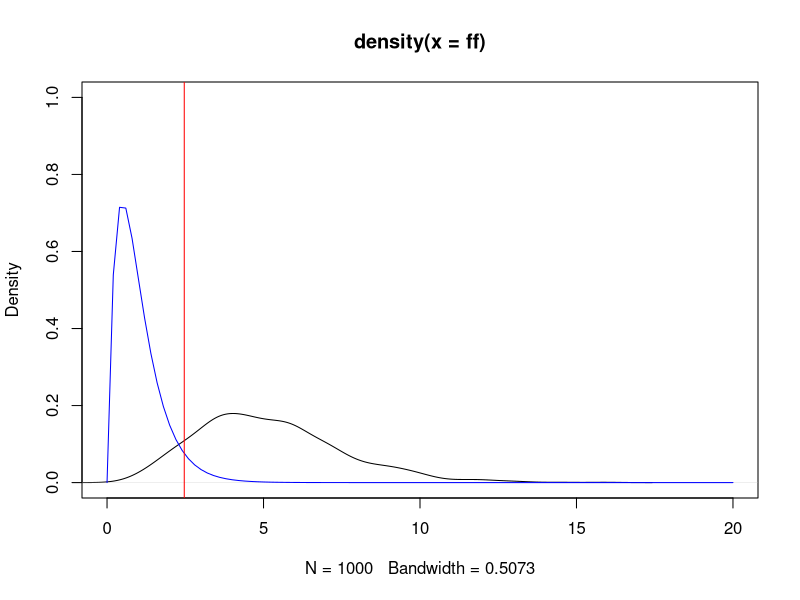
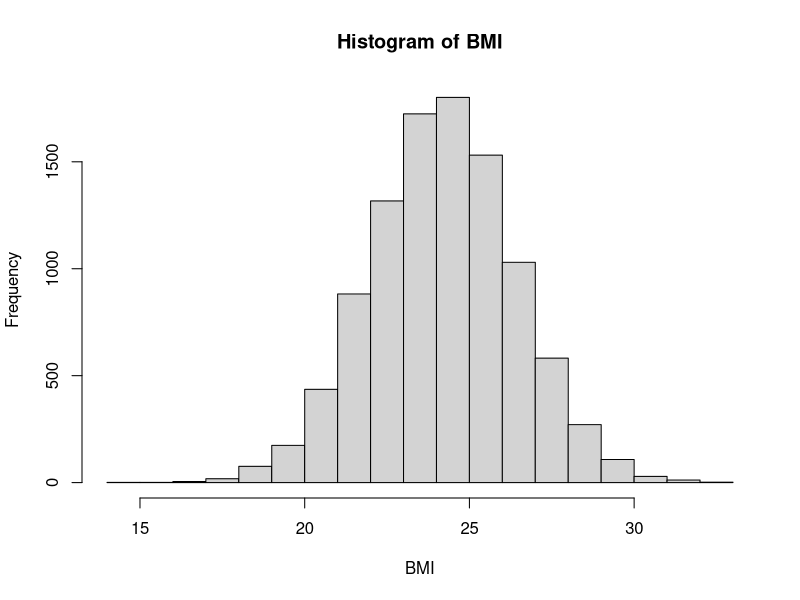
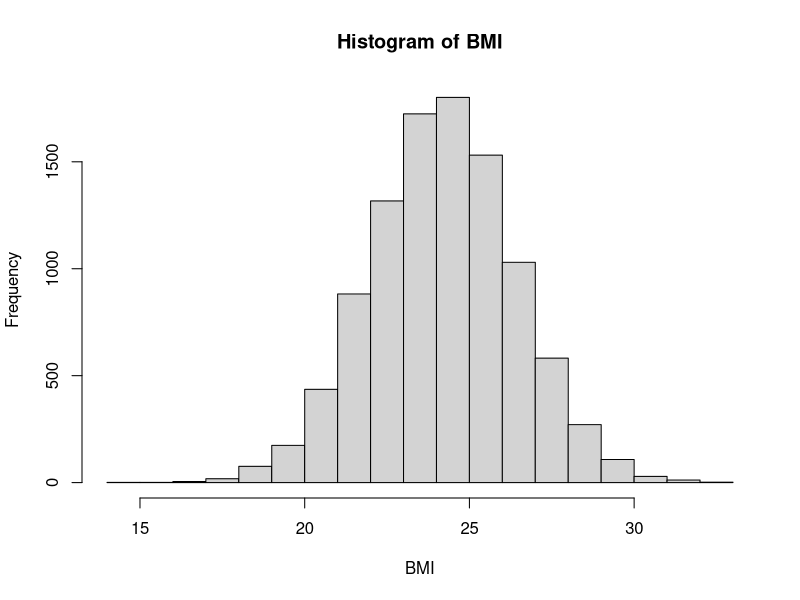
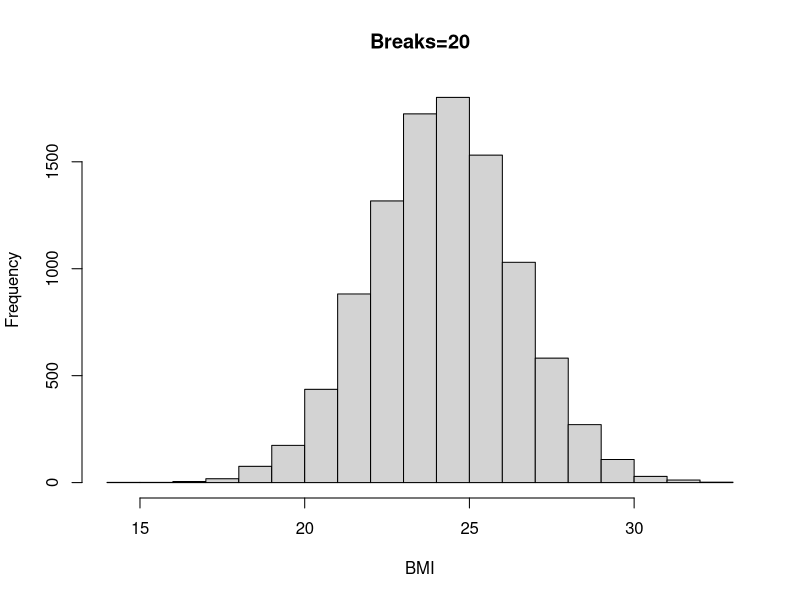
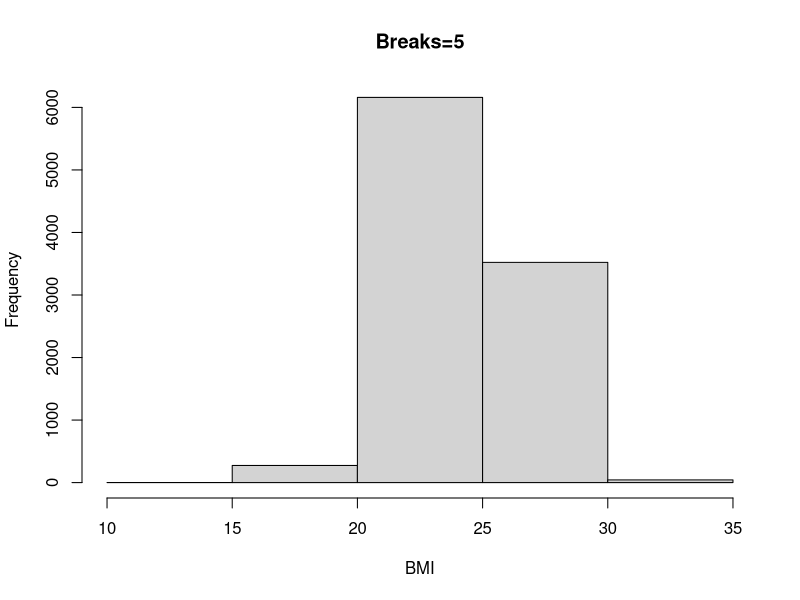
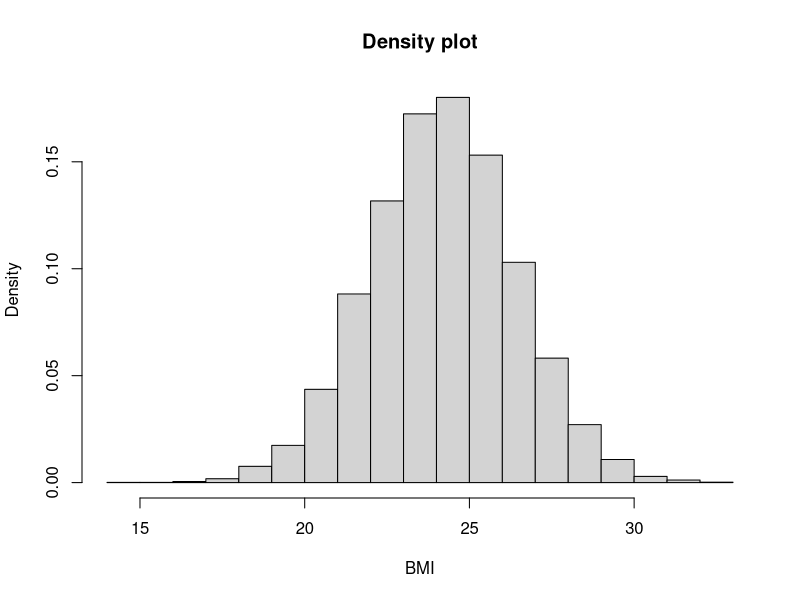
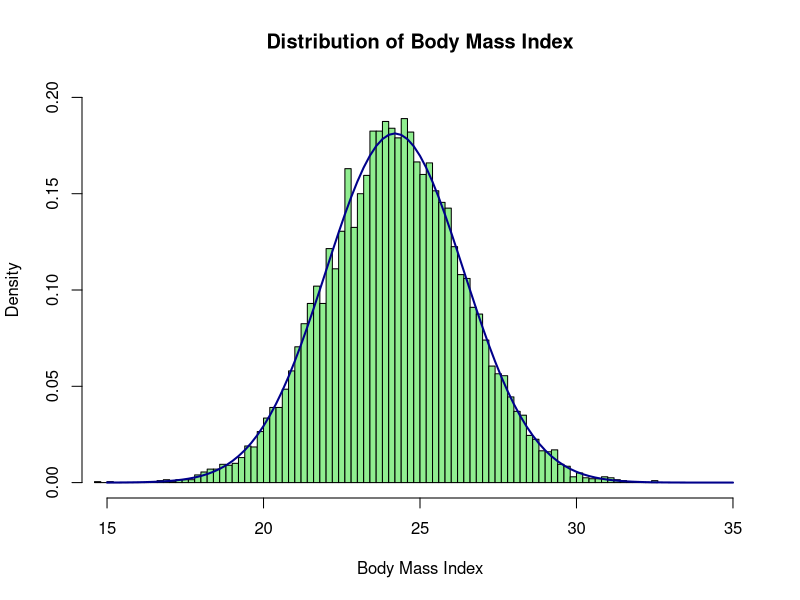

Source code (R) for these figures, in order:
Fstat <- function(){

    g1 <- rnorm(20,10,4)
    g2 <- rnorm(20,10,4)
    g3 <- rnorm(20,10,4)
    g4 <- rnorm(20,14,4)
    g5 <- rnorm(20,10,4)
    mse <- (var(g1)+var(g2)+var(g3)+var(g4)+var(g5))/5
    M <- (mean(g1)+mean(g2)+mean(g3)+mean(g4)+mean(g5))/5
    msb <- ((((mean(g1)-M)^2)+((mean(g2)-M)^2)+((mean(g3)-M)^2)+((mean(g4)-M)^2)+((mean(g5)-M)^2))/4)*20
    return( msb/mse)
}
# plot a histogram of F statistics and superimpose F distribution (4,72)
ff<-replicate(1000,Fstat())
dd<-qf(0.95,4,95)
x <- seq(0,6,0.01)
#hist(ff,freq=FALSE, ylim=ylim,xlim=c(0,6),breaks=100)
plot(density(ff),ylim=c(0,1.0),xlim=c(0,20))
curve(df(x,4,95),add=T,col="blue")
abline(v=dd,col="red")

p<-ff>dd
sum(p)

BMI<-rnorm(n=10000, m=24.2, sd=2.2) 
hist(BMI)

histinfo<-hist(BMI)
histinfo

hist(BMI, breaks=20, main="Breaks=20")
hist(BMI, breaks=5, main="Breaks=5")

hist(BMI, freq=FALSE, main="Density plot")

hist(BMI, freq=FALSE, xlab="Body Mass Index", main="Distribution of Body Mass Index", col="lightgreen", xlim=c(15,35),  ylim=c(0, .20),breaks=100)
curve(dnorm(x, mean=mean(BMI), sd=sd(BMI)), add=TRUE, col="darkblue", lwd=2)



